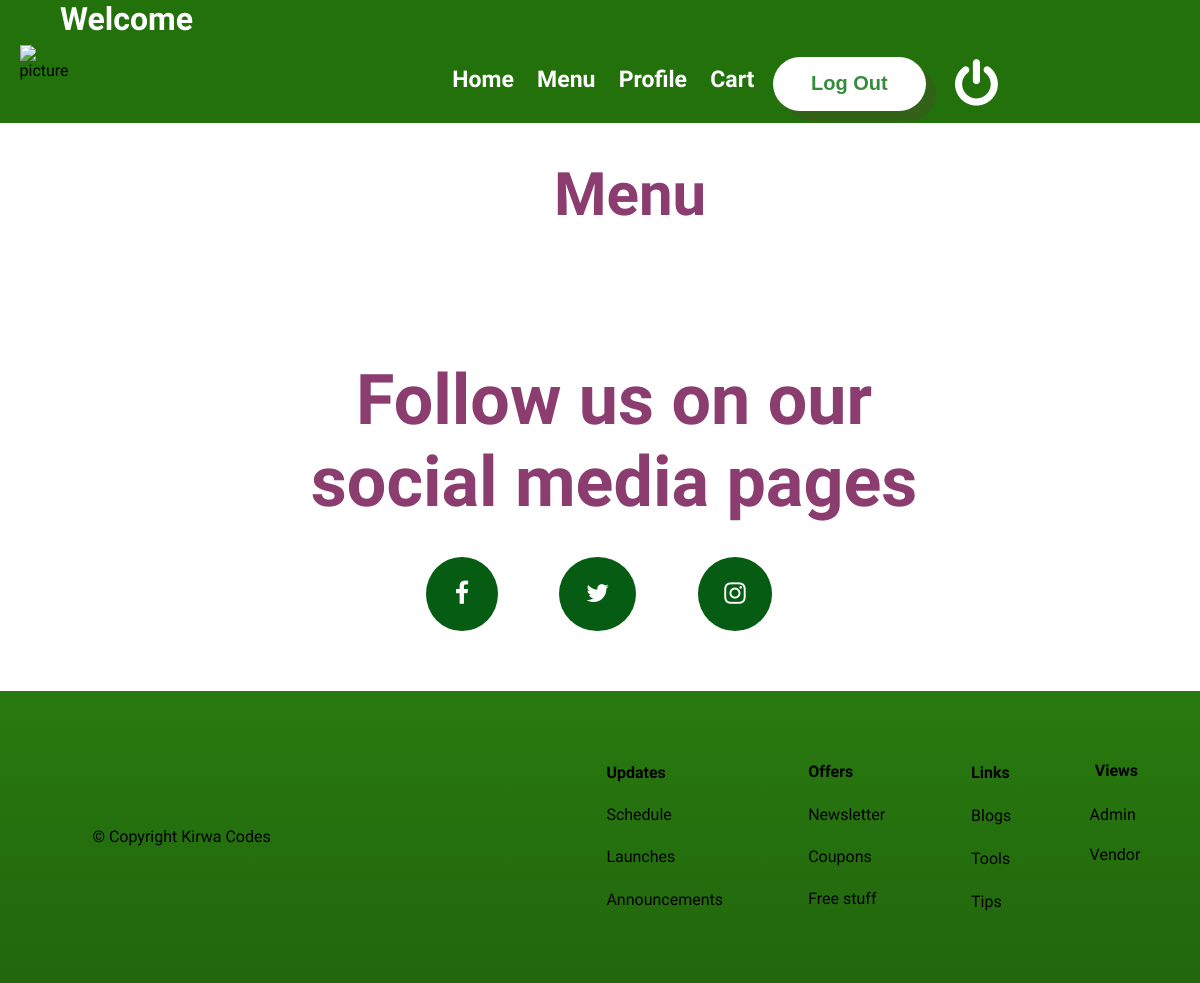
The app's page /menu-order-payment.php, older data.
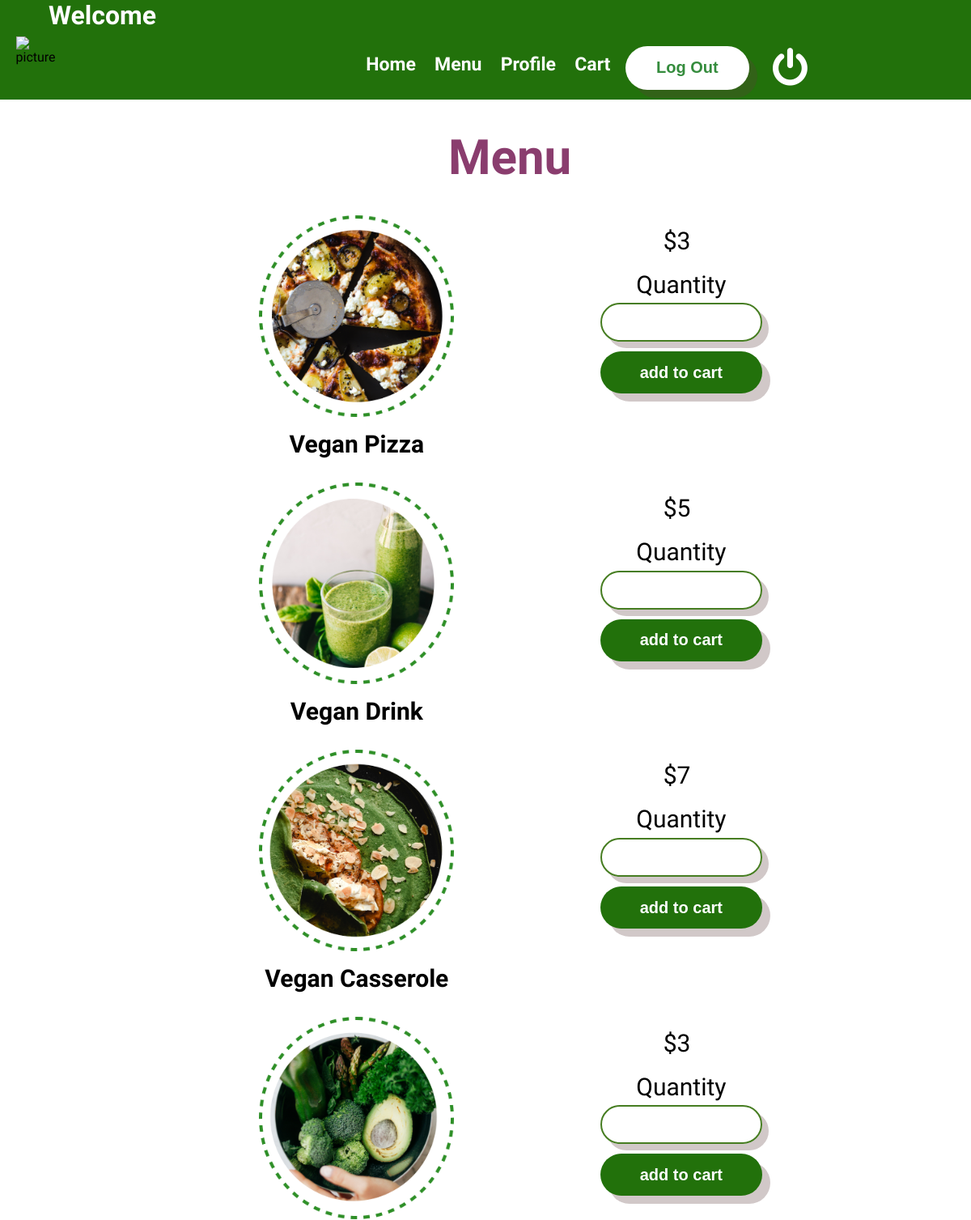
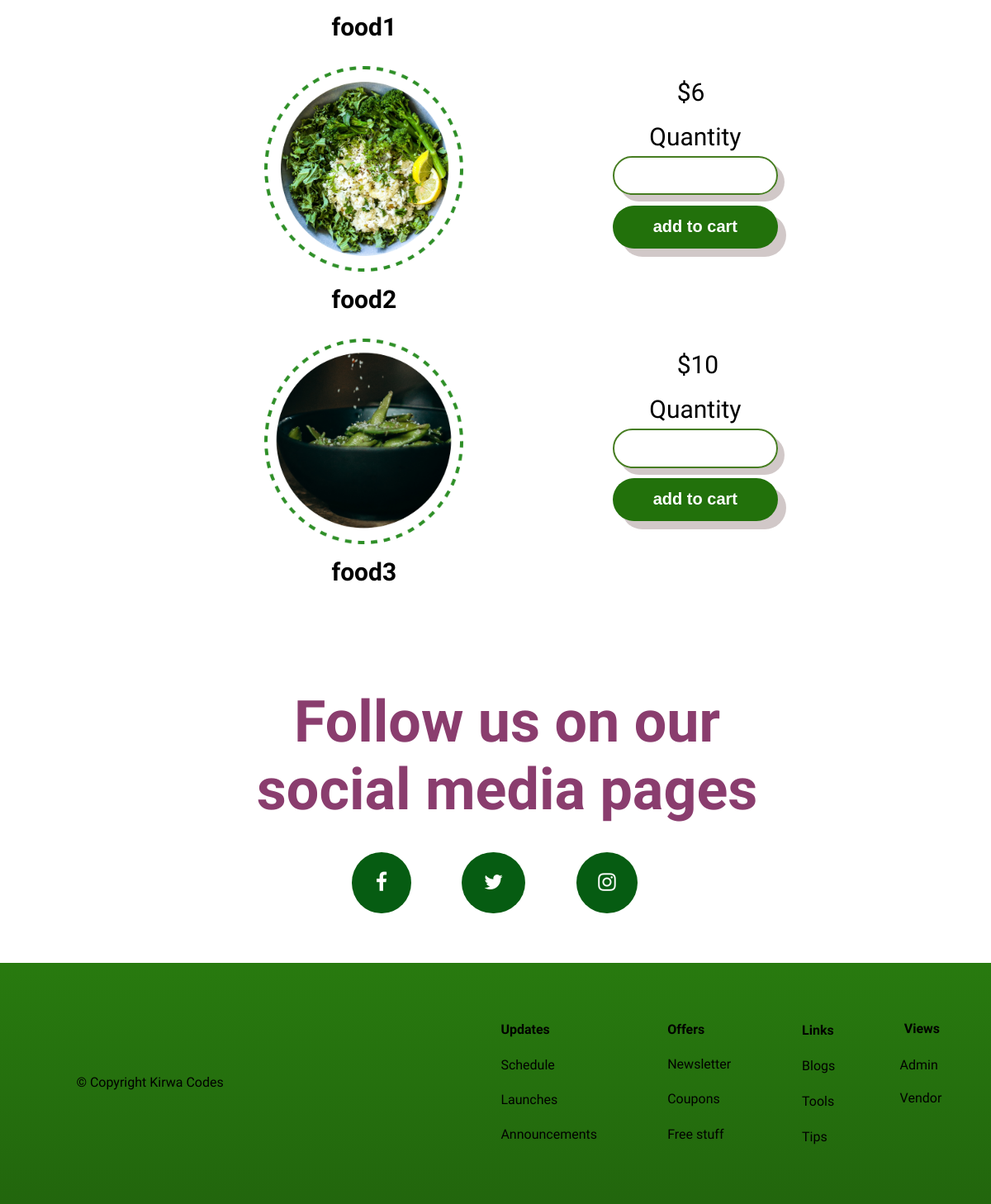
The same page, newer data (2 pictures, top to bottom).
### tables this page shows
CREATE TABLE `food_menu` (
  `Id` int(10) NOT NULL,
  `Food_name` varchar(60) NOT NULL,
  `Image_Path` varchar(40) NOT NULL,
  `Price` int(40) NOT NULL
);

### menu-order-payment.php (the view, shortened to what this page needs)
<?php
$connect = mysqli_connect("localhost", "root", "", "food_app_134670");
?>
<!DOCTYPE html>
<html lang="en">
<head>
    <link rel="stylesheet" href="menu-order-payment.css?v=<?php echo time(); ?>">
    <link rel="stylesheet" href="https://cdnjs.cloudflare.com/ajax/libs/font-awesome/4.7.0/css/font-awesome.min.css">
    <link href="https://unpkg.com/aos@2.3.1/dist/aos.css" rel="stylesheet">
</head>
<body>
    <div class="container">
        <?php
            echo "<div class='html_session'><h1>Welcome " .$_SESSION['username'] ."</h1></div>";
        ?>
        <section class="section-navigation">
            <div class="navbar-logo">
                <a href="#"><img src="https://res.cloudinary.com/due79afep/image/upload/v1626893519/Group_43_mhz2fm.png" alt="picture"></a>
            </div>
            <div>
                <div class="navbar-list">
                    <div class="navbar-list-links">
                        <ul>
                            <li><a href="index.php">Home</a></li>
                            <li><a onClick="parent.location='#section-three'" value='click here'>Menu</a></li>
                            <li><a onClick="parent.location='client_profile_view.php'" value='click here'>Profile</a></li>
                            <li><a onClick="parent.location='client_shopping_cart.php'" value='click here'>Cart</a></li>
                        </ul>
                    </div>
                    <div class="navbar-list-button">
                        <a href="index.php"><button>Log Out</button></a>
                    </div>
                    <div class="dark-theme-icon">
                        <i class="fa fa-power-off" aria-hidden="true" onclick="mydarkFunction()"></i>
                    </div>
                </div>
            </div>
        </section>
        <section class="section-three" id="section-three">
            <div class="section-three-heading">
                <h1>Menu</h1>
            </div>
            <div class="section-three-menu-options">
                <div class="section-three-menu-options-row">
                    <div class="column-one">
                        <?php
                            $query = "SELECT * FROM food_menu ORDER BY Id ASC";
                            $result = mysqli_query($connect, $query);
                            if(mysqli_num_rows($result))
                            {
                                while($row = mysqli_fetch_array($result))
                                {
                        ?>
                        <form method="post" action="client_shopping_cart_process.php">
                            <div class="column-one-image">
                                <img class="grid-item-1" src="asset/<?php echo$row["Image_Path"]; ?>">
                                <p name="Food_name"><b><?php echo$row["Food_name"]; ?></b></p>
                            </div>
                            <div class="column-one-words">
                                <p name="Food_price" class="price">$<?php echo$row["Price"];?></p></td><br>
                                <p>Quantity</td></p>
                                <input name="Food_quantity" type="number" max="10" min="1"></input></td>
                                <a href="client_shopping_cart.php"><button type="submit" name="add_to_cart" class="add_to_cart">add to cart</button></a></td>
                            </div>
                        </form>
                        <?php
                            }
                        }
                        ?>
                    </div>
                </div>
            </div>
        </section>
        <section class="section-six">
            <h1>Follow us on our<br>social media pages</h1>
            <div class="section-six-icons">
                <div class="circle1">
                    <a href="#"><i id="fafaicon" class="fa fa-facebook" aria-hidden="true"></i></a>
                </div>
                <div class="circle2">
                    <a href="#"><i id="fafaicon" class="fa fa-twitter" aria-hidden="true"></i></a>
                </div>
                <div class="circle2">
                    <a href="#"><i id="fafaicon" class="fa fa-instagram" aria-hidden="true"></i></a>
                </div>
            </div>
        </section>
        <footer id="footer">
            <div class="footer-copyright">
                <p>© Copyright Kirwa Codes</p>
            </div>
            <div class="footer-links">
                <ul>
                    <li><a href="#"><b>Updates</b></a></li>
                    <li><a href="#">Schedule</a></li>
                    <li><a href="#">Launches</a></li>
                    <li><a href="#">Announcements</a></li>
                </ul>
                <ul>
                    <li style="padding: 15%;"><a href="#"><b>Offers</b></a></li>
                    <li style="padding: 15%;"><a href="#">Newsletter</a></li>
                    <li style="padding: 15%;"><a href="#">Coupons</a></li>
                    <li style="padding: 15%;"><a href="#">Free stuff</a></li>
                </ul>
                <ul>
                    <li style="padding: 30%;"><a href="#"><b>Links</b></a></li>
                    <li style="padding: 30%;"><a href="#">Blogs</a></li>
                    <li style="padding: 30%;"><a href="#">Tools</a></li>
                    <li style="padding: 30%;"><a href="#">Tips</a></li>
                </ul>
                <ul>
                    <li style="padding: 20%;"><a href="#"><b>Views</b></a></li>
                    <li style="margin-top: 20%;"><a href="admin_login.php">Admin</a></li>
                    <li style="margin-top: 20%;"><a href="admin_login.php">Vendor</a></li>
                </ul>
            </div>
        </footer>
    </div>
</body>
</html>

### menu-order-payment.css (style rules this page uses)
* { margin: 0; padding: 0; box-sizing: border-box; }
.container { width: 100%; height: auto; overflow: hidden; display: flex; flex-direction: column; position: absolute; }
body { font-family: 'Varela Round'; }
.html_session { color: #ffffff; background-color: #22710B; padding-left: 5%; }
li { list-style: none; }
a, i { text-decoration: none; color: inherit; cursor: pointer; }
.section-navigation { background-color: #22710B; }
.section-navigation { display: flex; flex-direction: row; padding-bottom: 1%; }
.navbar-list { display: flex; flex-direction: row; width: max-content; }
.navbar-list ul { display: flex; flex-direction: row; width: max-content; }
.navbar-list { margin-left: 110%; }
.navbar-list ul li { margin-right: 10%; margin-top: 12%; }
.navbar-list-button { margin-left: 25%; margin-top: 1%; }
.navbar-list button { padding-left: 50%; padding-right: 50%; padding-top: 20%; padding-bottom: 20%; margin-top: 20%; }
.dark-theme-icon { margin-top: 6%; margin-left: 30% }
.navbar-logo img { width: 80%; margin: 10% 10% 10% 30%; }
.navbar-list ul li { white-space: nowrap; text-align: left; font-style: normal; font-weight: bold; font-size: 23px; color: rgba(255,255,255,1); }
.navbar-list button { width: max-content; white-space: nowrap; text-align: center; font-style: normal; font-weight: bold; font-size: 20px; color: rgba(53,140,61,1); background-color: #ffffff; border-radius: 55px; border: none; box-shadow: 10px 10px rgb(89,60,60,0.28); }
.dark-theme-icon i { font-size: 50px; color: #ffffff; }
.section-three { margin-top: 3%; }
.section-three-heading, .section-four-heading { text-align: center; }
.section-three-heading h1, .section-four-heading h1, .section-five-heading h1 { color: #8A3D6E; font-size: 60px; font-weight: bold; }
.section-three-heading h1 { margin-left: 5%; margin-bottom: 3%; }
.section-three-menu-options-row { display: flex; flex-direction: row; margin-left: 5%; }
.column-one { display: flex; flex-direction: column; text-align: center; margin-bottom: 5%; margin-left: 7%; }
.column-one-image img { width: 40%; margin-bottom: 2%; }
.column-one-image p { font-size: 30px; margin-bottom: 5%; }
.column-one-words { margin-top: 2%; display: flex; flex-direction: column; }
.column-one-words p { margin-left: 40%; }
.column-one-words p.price { margin-left: 70%; }
form { display: flex; flex-direction: row; }
input { border: solid; background-color: transparent; border: 2px solid #467D21; box-shadow: 8px 8px rgb(89,60,60,0.28); border-radius: 50px; margin-bottom: 4%; margin-top: 5%; text-align: center; padding-top: 13%; padding-bottom: 13%; padding-left: 30%; padding-right: 40%; width: 180%; cursor: pointer; display: inline-block; position: relative; transition: 0.5s; }
.column-one-words p { font-size: 30px; }
.add_to_cart { width: max-content; white-space: nowrap; text-align: center; font-style: normal; font-weight: bold; font-size: 20px; color: #ffffff; background-color: #22710B; border-radius: 55px; border: none; box-shadow: 10px 10px rgb(89,60,60,0.28); }
button.add_to_cart { padding-top: 13%; padding-bottom: 13%; margin-top: 7%; width: 180%; }
.section-six h1 { color: #8A3D6E; font-size: 70px; width: max-content; text-align: center; }
.section-six { padding-top: 3%; padding-left: 5%; }
.section-six h1 { padding-left: 22%; }
.section-six-icons { display: flex; flex-direction: row; align-items: center; justify-content: center; padding-top: 3%; width: 180%; margin-left: -40%; }
.circle2, .circle1 { background-color: #065c12; border-radius: 50%; align-items: center; justify-content: center; padding: 1.2%; margin-right: 3%; }
.circle2 i, .circle1 i { font-size: 25px; color: #ffffff; }
.circle1 { padding-left: 1.4%; padding-right: 1.4%; }
.circle2 { padding-left: 1.3%; padding-right: 1.3%; }
footer { display: flex; flex-direction: row; background-image: linear-gradient(180deg, #287a0f, #22660d); margin-top: 5%; padding: 5%; }
.footer-copyright { padding-top: 7%; padding-left: 3%; }
.footer-links { display: flex; flex-direction: row; padding-left: 30%; }
.footer-links ul { padding-right: 30%; }
.footer-links ul li { padding: 10%; width: max-content; }

Row changes from the older to the newer data that the page shows:
added food_menu: Image_Path (picture), Food_name "Vegan Pizza", Price "3"
added food_menu: Image_Path (picture), Food_name "Vegan Drink", Price "5"
added food_menu: Image_Path (picture), Food_name "Vegan Casserole", Price "7"
added food_menu: Image_Path (picture), Food_name "food1", Price "3"
added food_menu: Image_Path (picture), Food_name "food2", Price "6"
added food_menu: Image_Path (picture), Food_name "food3", Price "10"
